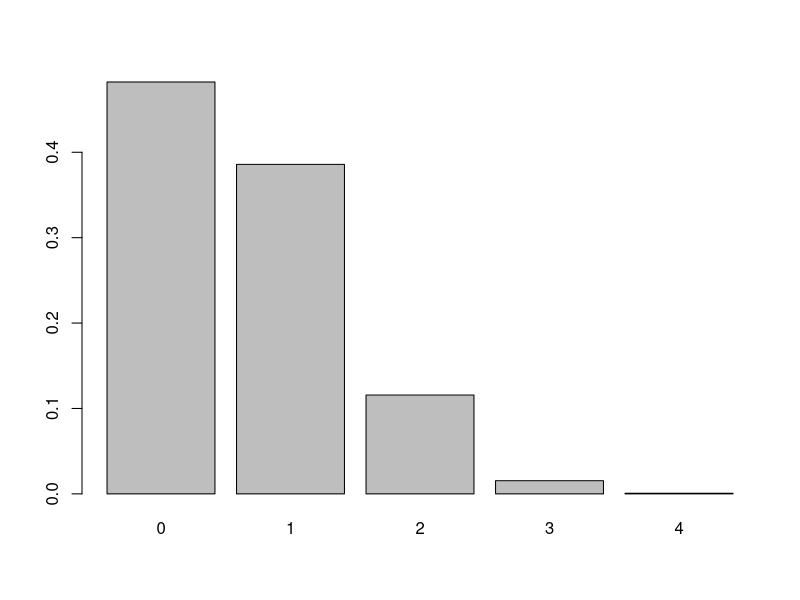
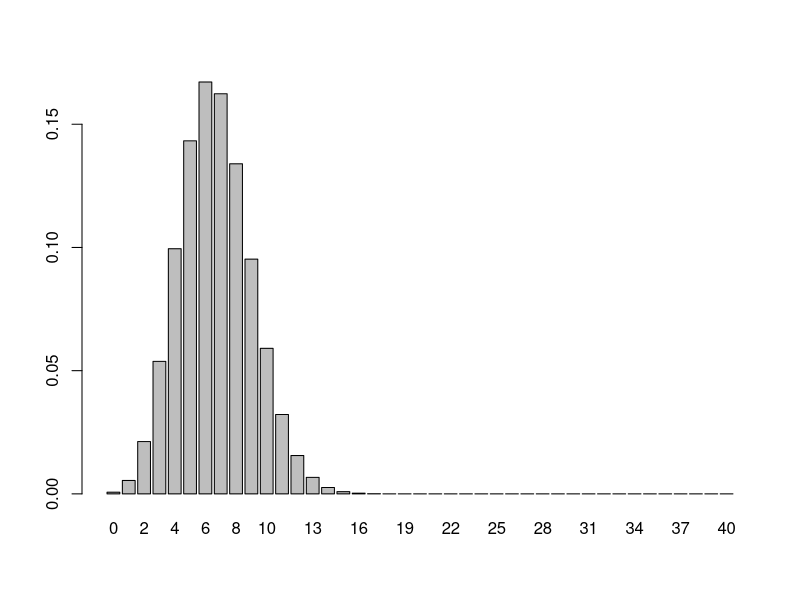
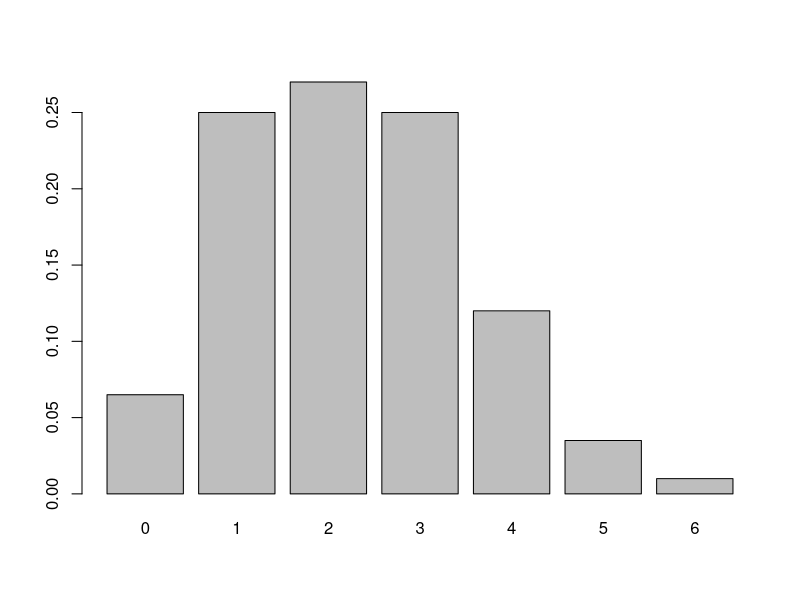
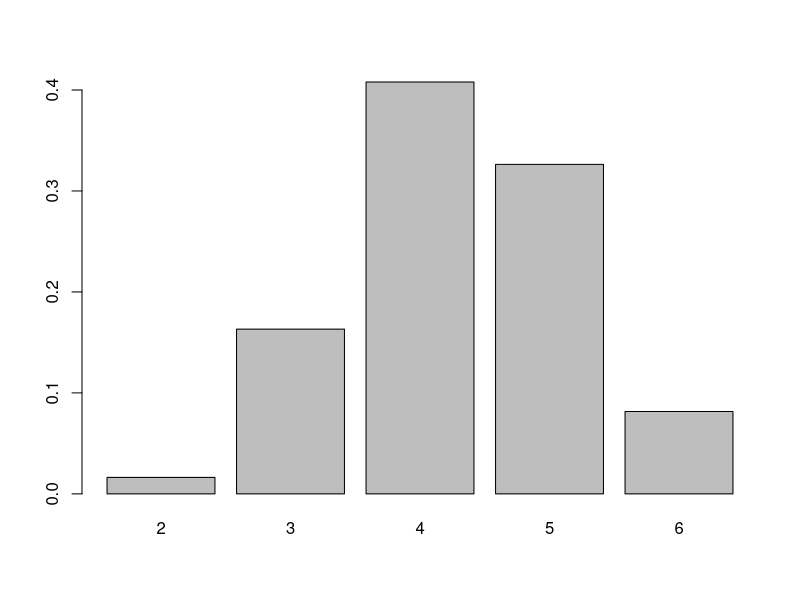
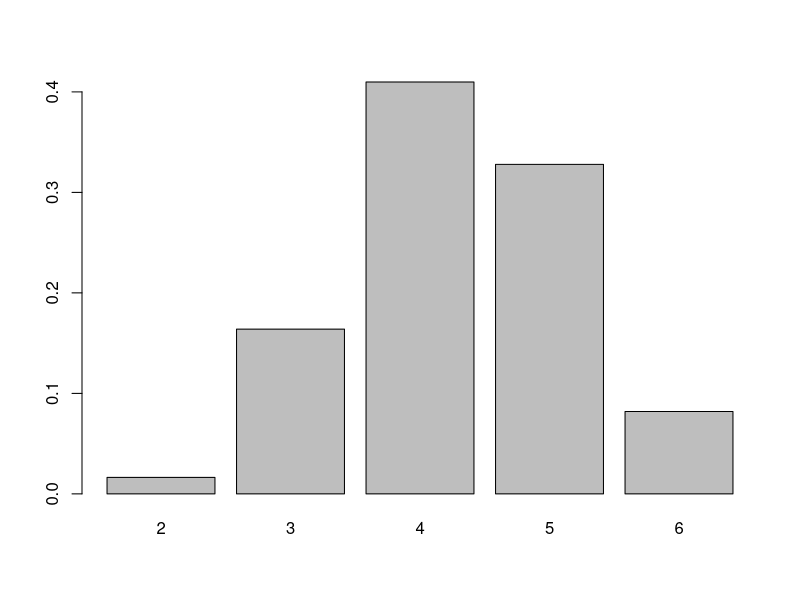

Write R code to recreate these figures, in order.
# Симулация на 10 тегления на числата от 8 до 10 с връщане
# при вероятност сътветно (0.2, 0.3, 0.5)
sample(8:10, size=10, replace=T, prob=c(0.2, 0.3, 0.5))

# Биномното разпределение на 4 обекта,
# ако шанса за успех е 1/6
y = dbinom(0:4, size=4, p=1/6)
names(y) = 0:4
barplot(y)

x = dbinom(0:40, size=40, p=1/6)

names(x) = 0:40
barplot(x)


y = rbinom(200, size=13, p=1/6)
t = table(y)
pt = prop.table(t)
barplot(pt)


sum(dbinom(0:5, 10, 1/6))
pbinom(5, 10, 1/6) # Вер. да се падне по малко от 6 при 10 хвърляния 
pbinom(5, 10, 1/6, lower.tail=F) # Вер. да се падне повече от 6 при, 10 хвърляния


# Връща по-малко от кое число е шанса да се падне при хвърляне
# на 10 зара при вер 0.5. Все едно обратното на pbinom
qbinom(0.5, 10, 1/6)



# Task 1
pbinom(4, 30, 1/6)
sum(dbinom(0:4, 30, 1/6)) # еквивалентен вариант

x = rbinom(1200, 30, 1/6)
t = table(x)
sum(prop.table(t)[0:4])

qbinom(0.75, 30, prob=1/6, lower.tail=F)


# Task 2
# a)
dnbinom(5, size=3, prob=0.2)

# b)
pnbinom(3, size=3, prob=0.2, lower.tail=FALSE)

# c)
sum(dnbinom(2:5, size=3, prob=0.2))
# other variant
pnbinom(5, size=3, prob=0.2) - pnbinom(1, size=3, prob=0.2)



# Task 3
# a)
summary(rhyper(1000, 7, 6, 8))

t = table(rhyper(1000, 7, 6, 8))
prop.table(t)

x = rhyper(1000, 7, 6, 8)
mean(x==3)

# b)
x = dhyper(2:6, 7, 6, 8)
names(x) = 2:6
barplot(x)
barplot(prop.table(x))


# Task 4(to do)
# ...
